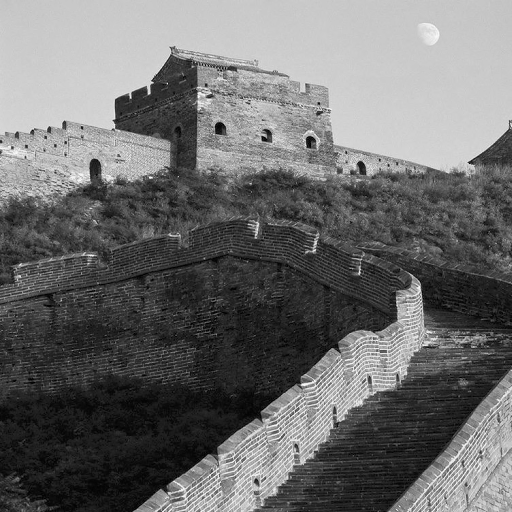
#> input picture ch3/data/citywall.bmp, 512 x 512 px
$ python hist.py
#> lines starting #> are read from the running program, lines starting #| are printed output that depends on the picture
import cv2
import matplotlib.pyplot as plt
import numpy as np


def hist(imgs):
    plt.figure(imgs[0])
    n = 0
    for img in imgs[1:]:
        plt.subplot(len(imgs), 1, n+1)
        plt.hist(img.ravel(), 256, [0, 256])
        plt.title(imgs[0] + str(n+1))
        n += 1

    plt.show()


def color_map_correct(img):
    return np.where(img == 0, 255, img)


citywall = [
    'citywall',
    cv2.imread('data/citywall.bmp', 0),
    cv2.imread('data/citywall1.bmp', 0),
    cv2.imread('data/citywall2.bmp', 0),
]
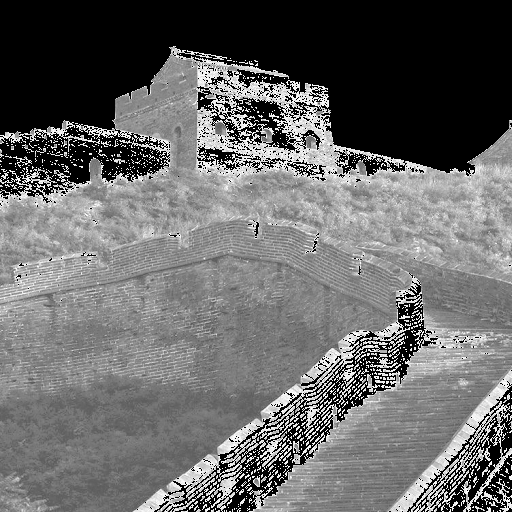
#> input picture ch3/data/citywall1.bmp, 512 x 512 px
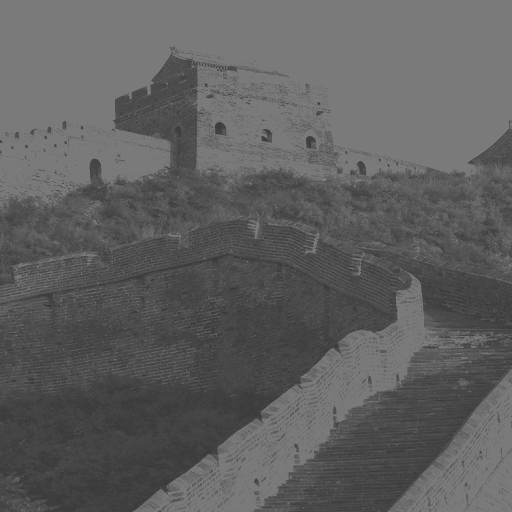
#> input picture ch3/data/citywall2.bmp, 512 x 512 px
elain = [
    'elain',
    cv2.imread('data/elain.bmp', 0),
    cv2.imread('data/elain1.bmp', 0),
    cv2.imread('data/elain2.bmp', 0),
    cv2.imread('data/elain3.bmp', 0),
]
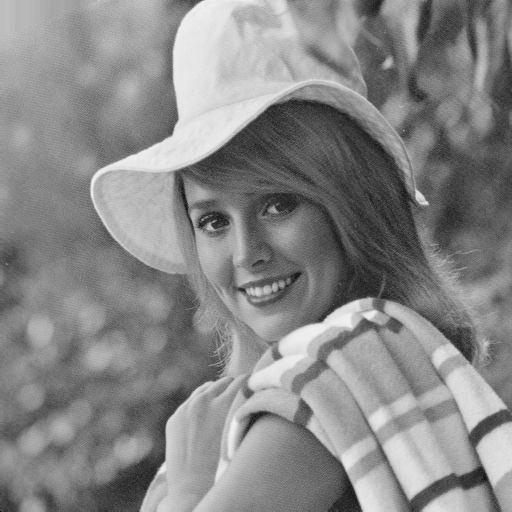
#> input picture ch3/data/elain.bmp, 512 x 512 px
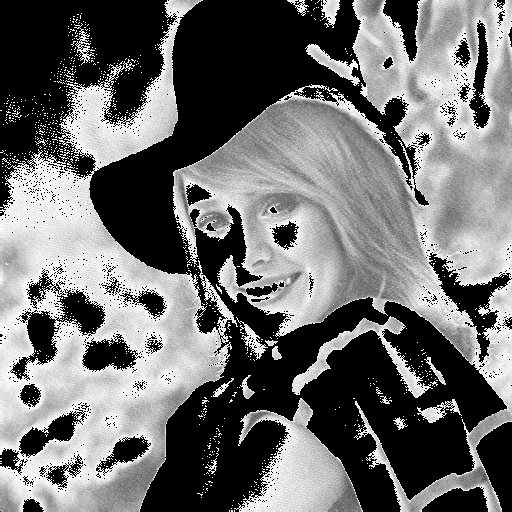
#> input picture ch3/data/elain1.bmp, 512 x 512 px
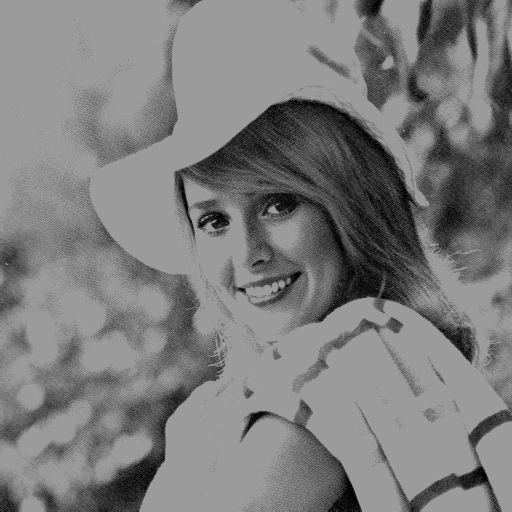
#> input picture ch3/data/elain2.bmp, 512 x 512 px
lena = [
    'lena',
    cv2.imread('data/lena.bmp', 0),
    cv2.imread('data/lena1.bmp', 0),
    cv2.imread('data/lena2.bmp', 0),
    cv2.imread('data/lena4.bmp', 0),
]
women = [
    'women',
    cv2.imread('data/woman.BMP', 0),
    cv2.imread('data/woman1.BMP', 0),
    cv2.imread('data/woman2.BMP', 0),
]

elain[2] = color_map_correct(elain[2])
citywall[2] = color_map_correct(citywall[2])
#> in color_map_correct (call 2), `return np.where(img == 0, 255, img)`:
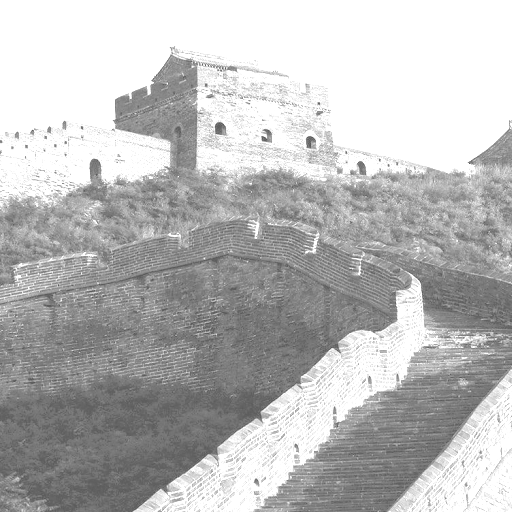
#> returned value: shape (512, 512); min 89, max 255, mean 186.4
lena[2] = color_map_correct(lena[2])
women[2] = color_map_correct(women[2])


if __name__ == '__main__':
    hist(citywall)
#> the loop in hist, `for img in imgs[1:]:` made 3 passes
#> after the loop in hist, `for img in imgs[1:]:`: n = 3
#> in hist, `plt.show()`:
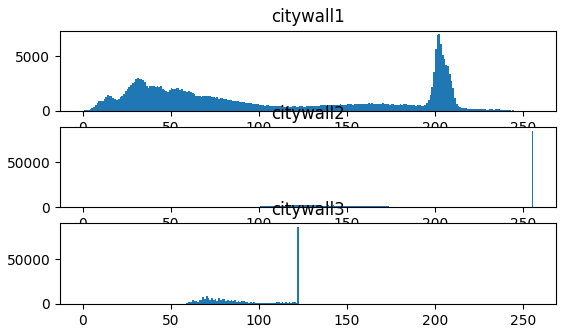
#> figure drawn by matplotlib, 3 panels; panel 1: tallest bar 6978 high, from x = 202 to 203; panel 2: tallest bar 84914 high, from x = 255 to 256; panel 3: tallest bar 85553 high, from x = 122 to 123
#> the loop in hist, `for img in imgs[1:]:` made 4 passes
#> img on pass 4: None
#> (the run stopped early here; a loop or call above may not have finished)
